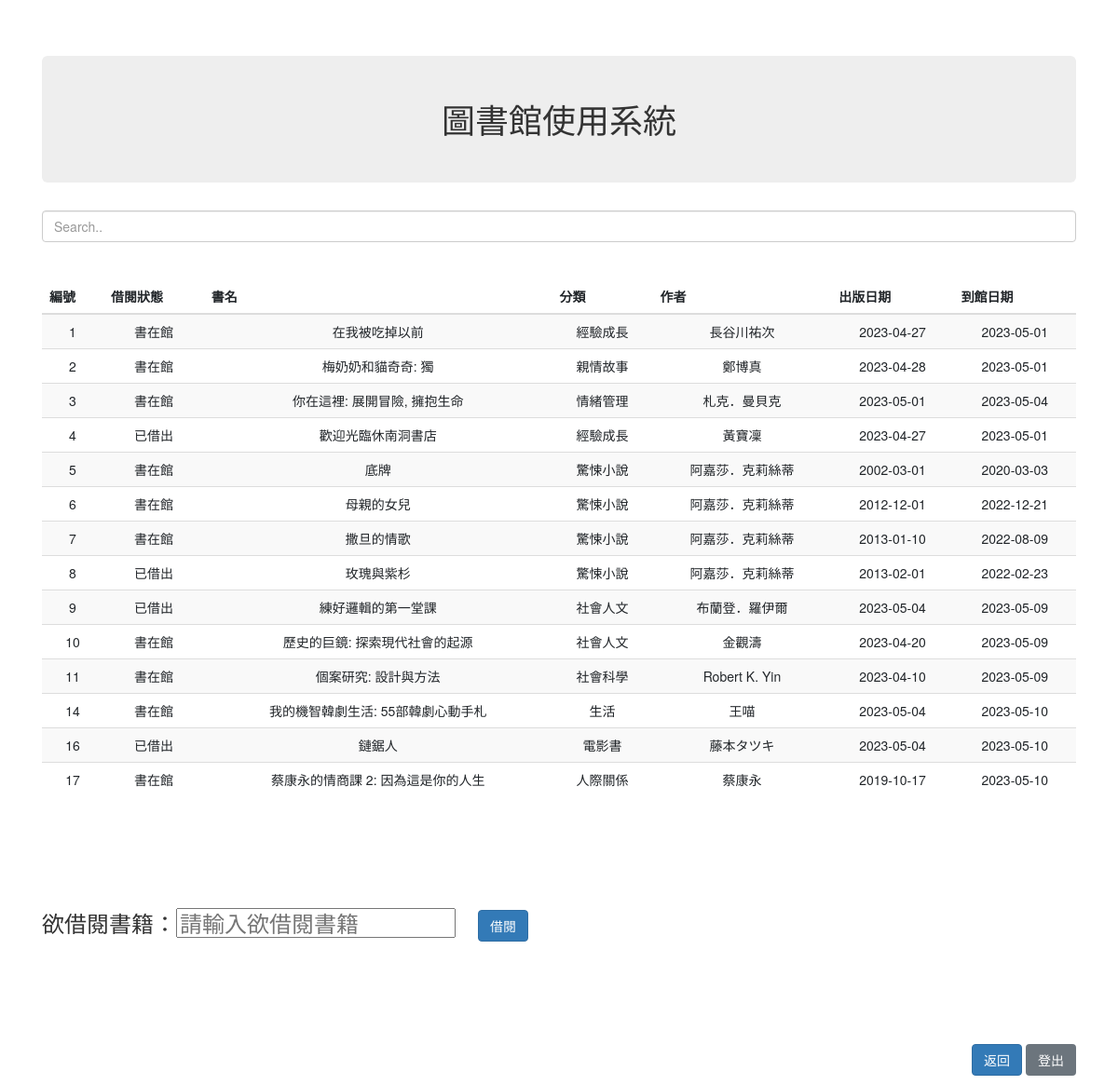
Screenshot of /query.php with the database file from the repository.
### tables this page shows
CREATE TABLE `book` (
  `bID` int(100) NOT NULL,
  `loan` varchar(20) NOT NULL,
  `user` varchar(20) NOT NULL,
  `name` varchar(20) NOT NULL,
  `class` varchar(10) NOT NULL,
  `author` varchar(20) NOT NULL,
  `publication_date` date NOT NULL,
  `arrival_date` date NOT NULL
);

### query.php (the view, shortened to what this page needs)
<!DOCTYPE html>
<html lang="en">
<head>
  <link rel="stylesheet" href="https://cdn.jsdelivr.net/npm/bootstrap@4.6.2/dist/css/bootstrap.min.css">
  <link rel="stylesheet" href="https://maxcdn.bootstrapcdn.com/bootstrap/3.4.1/css/bootstrap.min.css">
</head>
<body>
<?php include('connect.php');  ?>
<center>
    <div class="container">
        <br><br><h1 class="jumbotron text-center">圖書館使用系統</h1>
        <?php
	        $query = "SELECT * FROM book ";
	        $query_run = mysqli_query( $connection , $query );
        ?>
    </div>
    <div class="container">
        <input class="form-control" id="myInput" type="text" placeholder="Search.."> <br><br>
        <table class="table table-striped" style="text-align:center;">
            <thead style="text-align:center;">
                <tr style="text-align:center;">
                    <th>編號</th>
                    <th>借閱狀態</th>
                    <th>書名</th>
                    <th>分類</th>
                    <th>作者</th>
                    <th>出版日期</th>
                    <th>到館日期</th>
                </tr>
            </thead>
            <tbody id='myTable'>
                <?php
                    if(mysqli_num_rows($query_run) > 0){
                        foreach($query_run as $row){
                ?>
                    <tr>
                        <td><?php echo $row['bID']; ?></td>
                        <td><?php echo $row['loan']; ?></td>
                        <td><?php echo $row['name']; ?></td>
                        <td><?php echo $row['class']; ?></td>
                        <td><?php echo $row['author']; ?></td>
                        <td><?php echo $row['publication_date']; ?></td>
                        <td><?php echo $row['arrival_date']; ?></td>
                    </tr>
                <?php
                    }
                    }
                ?>
            </tbody>
        </table>
</center>
        <form name="form" action="borrow_record.php" method="post">
            <div class="container">
                <br><br><br><br><h3><p align="left">欲借閱書籍：<input type="text" name="book" id='book' placeholder="請輸入欲借閱書籍"/>&emsp;<input type="submit" class="btn btn-primary"  value="借閱"></h3></a>
                <br><br><br><br><br><p align="right"><a href="user.php" class="btn btn-primary"  role="button" >返回</a>&nbsp;<a href="logout.php" class="btn btn-secondary"  role="button" >登出</a></p>
            </div>
</body>
</html>

### rows the page displays
book: bID "1", loan "書在館", name "在我被吃掉以前", class "經驗成長", author "長谷川祐次", publication_date "2023-04-27", arrival_date "2023-05-01"
book: bID "2", loan "書在館", name "梅奶奶和貓奇奇: 獨", class "親情故事", author "鄭博真", publication_date "2023-04-28", arrival_date "2023-05-01"
book: bID "3", loan "書在館", name "你在這裡: 展開冒險, 擁抱生命", class "情緒管理", author "札克．曼貝克", publication_date "2023-05-01", arrival_date "2023-05-04"
book: bID "4", loan "已借出", name "歡迎光臨休南洞書店", class "經驗成長", author "黃寶凜", publication_date "2023-04-27", arrival_date "2023-05-01"
book: bID "5", loan "書在館", name "底牌", class "驚悚小說", author "阿嘉莎．克莉絲蒂", publication_date "2002-03-01", arrival_date "2020-03-03"
book: bID "6", loan "書在館", name "母親的女兒", class "驚悚小說", author "阿嘉莎．克莉絲蒂", publication_date "2012-12-01", arrival_date "2022-12-21"
book: bID "7", loan "書在館", name "撒旦的情歌", class "驚悚小說", author "阿嘉莎．克莉絲蒂", publication_date "2013-01-10", arrival_date "2022-08-09"
book: bID "8", loan "已借出", name "玫瑰與紫杉", class "驚悚小說", author "阿嘉莎．克莉絲蒂", publication_date "2013-02-01", arrival_date "2022-02-23"
book: bID "9", loan "已借出", name "練好邏輯的第一堂課", class "社會人文", author "布蘭登．羅伊爾", publication_date "2023-05-04", arrival_date "2023-05-09"
book: bID "10", loan "書在館", name "歷史的巨鏡: 探索現代社會的起源", class "社會人文", author "金觀濤", publication_date "2023-04-20", arrival_date "2023-05-09"
book: bID "11", loan "書在館", name "個案研究: 設計與方法", class "社會科學", author "Robert K. Yin", publication_date "2023-04-10", arrival_date "2023-05-09"
book: bID "14", loan "書在館", name "我的機智韓劇生活: 55部韓劇心動手札", class "生活", author "王喵", publication_date "2023-05-04", arrival_date "2023-05-10"
book: bID "16", loan "已借出", name "鏈鋸人", class "電影書", author "藤本タツキ", publication_date "2023-05-04", arrival_date "2023-05-10"
book: bID "17", loan "書在館", name "蔡康永的情商課 2: 因為這是你的人生", class "人際關係", author "蔡康永", publication_date "2019-10-17", arrival_date "2023-05-10"
